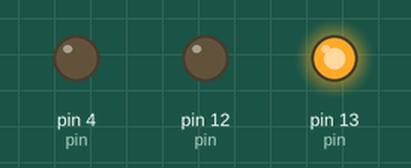
This sketch was run on a simulated Arduino Uno, built with avr-gcc and run on an emulated ATmega328P. Parts: output pins drawn as LEDs (lit = HIGH). Random numbers use the default seed unless the sketch sets one.

Above: at 0.1 s.
At 19.71 s:
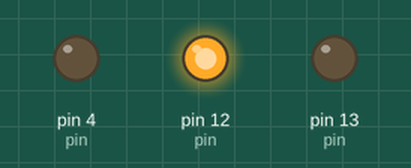
At 39.32 s:
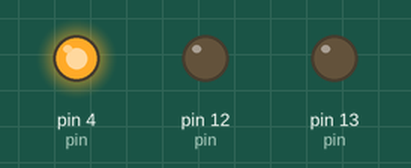
Timing chart, 0 to 40.0 s (numbered marks = the images above):
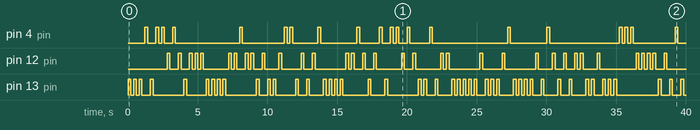

Measured:
- by itself, pin 4 (pin): LOW → HIGH at 1.2 s, → LOW 0.20 s later, → HIGH 0.60 s later, → LOW 0.20 s later, … (40 changes in this stretch)
- by itself, pin 12 (pin): LOW → HIGH at 2.8 s, → LOW 0.20 s later, → HIGH 0.60 s later, → LOW 0.20 s later, … (68 changes in this stretch)
- by itself, pin 13 (pin): LOW → HIGH at 0.00 s, → LOW 0.20 s later, → HIGH 0.20 s later, → LOW 0.20 s later, … (92 changes in this stretch)

The sketch:

blinkRandom3LED.ino
```cpp
/*
  Blink code by Scott Fitzgerald
  Modified by Gregory White
  02/02/16
 */


// the setup function runs once when you press reset or power the board
void setup() {
  // initialize digital pin 13 as an output.
  pinMode(13, OUTPUT);
  pinMode(12, OUTPUT);
  pinMode(4, OUTPUT);
}

// the loop function runs over and over again forever
void loop() {

  int rand = random(0,299);
  int pin;

  if (rand >= 0 && rand <= 99){
    pin = 13;
  }
  else if (rand >= 100 && rand <= 199){
    pin = 12;
  }
  else if (rand >= 200 && rand <= 299){
   pin = 4;
  }

  Serial.println(rand);

  digitalWrite(pin, HIGH);   // turn the LED on (HIGH is the voltage level)
  delay(200);              // wait for a second
  digitalWrite(pin, LOW);    // turn the LED off by making the voltage LOW
  delay(200);              // wait for a second
}
```
